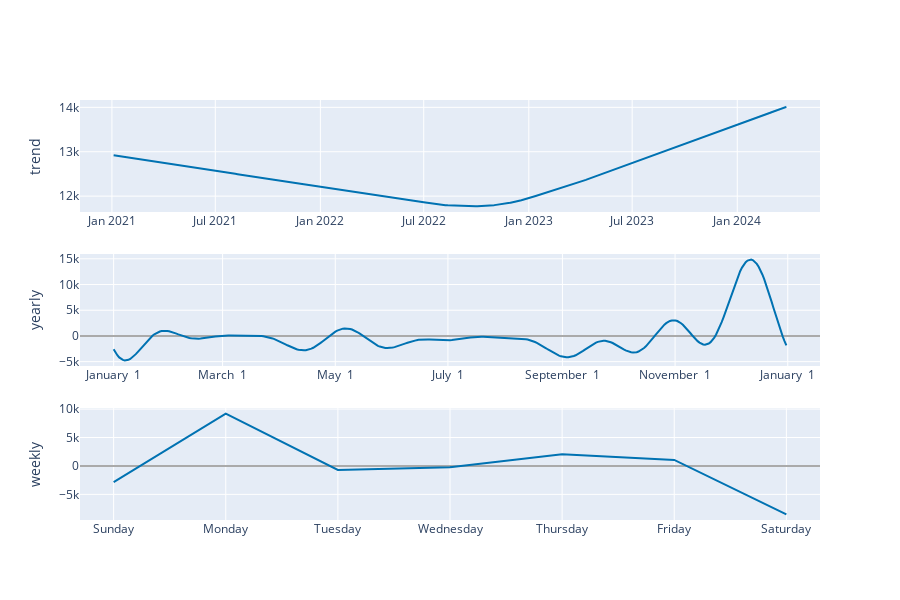

Notebook cell for this chart:
### Code cell
plot_components_plotly(m, forecast)

### Figure 1 — Plotly figure (JSON) as saved in the notebook; plotly's stock layout.template omitted (floating-point values rounded to 4 significant figures; data arrays with more than 128 entries replaced by an {"elided": "..."} marker saying what was removed)
{"data": [{"line": {"color": "#0072B2", "width": 2}, "mode": "lines", "name": "trend", "type": "scatter", "x": {"elided": "694 str values"}, "xaxis": "x", "y": {"elided": "694 float values"}, "yaxis": "y"}, {"line": {"color": "rgba(0, 114, 178, 0.2)", "width": 0}, "mode": "lines", "name": "trend_upper", "type": "scatter", "x": {"elided": "694 str values"}, "xaxis": "x", "y": {"elided": "694 float values"}, "yaxis": "y"}, {"fill": "tonexty", "fillcolor": "rgba(0, 114, 178, 0.2)", "line": {"color": "rgba(0, 114, 178, 0.2)", "width": 0}, "mode": "lines", "name": "trend_lower", "type": "scatter", "x": {"elided": "694 str values"}, "xaxis": "x", "y": {"elided": "694 float values"}, "yaxis": "y"}, {"line": {"color": "#0072B2", "width": 2}, "mode": "lines", "name": "yearly", "type": "scatter", "x": {"elided": "365 str values"}, "xaxis": "x2", "y": {"elided": "365 float values"}, "yaxis": "y2"}, {"line": {"color": "#0072B2", "width": 2}, "mode": "lines", "name": "weekly", "type": "scatter", "x": ["2017-01-01T00:00:00", "2017-01-02T00:00:00", "2017-01-03T00:00:00", "2017-01-04T00:00:00", "2017-01-05T00:00:00", "2017-01-06T00:00:00", "2017-01-07T00:00:00"], "xaxis": "x3", "y": [-2849.0, 9206.0, -698.8, -242.9, 2044.0, 1063.0, -8523.0], "yaxis": "y3"}], "layout": {"height": 600, "showlegend": false, "width": 900, "xaxis": {"anchor": "y", "domain": [0, 1], "range": ["2020-11-06T02:24:00", "2024-05-24T21:36:00"], "type": "date"}, "xaxis2": {"anchor": "y2", "domain": [0, 1], "range": ["2016-12-13T18:54:02.958904115", "2018-01-18T11:04:57.863013581"], "tickformat": "%B %e", "type": "date"}, "xaxis3": {"anchor": "y3", "domain": [0, 1], "range": ["2016-12-31T16:48:00", "2017-01-07T07:12:00"], "tickformat": "%A", "type": "date"}, "yaxis": {"anchor": "x", "domain": [0.7333, 1], "rangemode": "normal", "title": {"text": "trend"}, "zerolinecolor": "#AAA"}, "yaxis2": {"anchor": "x2", "domain": [0.3667, 0.6333], "title": {"text": "yearly"}, "zerolinecolor": "#AAA"}, "yaxis3": {"anchor": "x3", "domain": [0, 0.2667], "title": {"text": "weekly"}, "zerolinecolor": "#AAA"}}}
